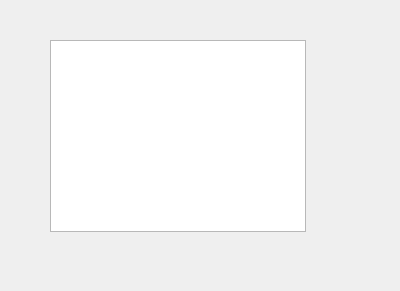
<?xml version="1.0" encoding="UTF-8"?>
<ui version="4.0">
 <class>Form</class>
 <widget class="QWidget" name="Form">
  <property name="geometry">
   <rect>
    <x>0</x>
    <y>0</y>
    <width>400</width>
    <height>291</height>
   </rect>
  </property>
  <property name="windowTitle">
   <string>Form</string>
  </property>
  <widget class="QTreeView" name="treeView">
   <property name="geometry">
    <rect>
     <x>50</x>
     <y>40</y>
     <width>256</width>
     <height>192</height>
    </rect>
   </property>
  </widget>
 </widget>
 <resources/>
 <connections/>
</ui>
